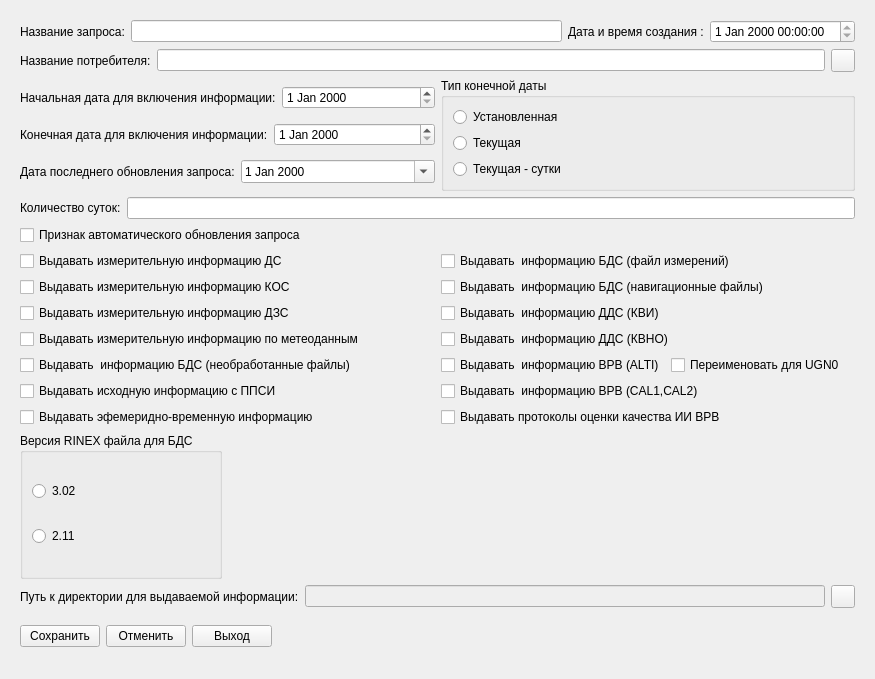
<?xml version="1.0" encoding="UTF-8"?>
<ui version="4.0">
 <class>FUstZapr</class>
 <widget class="QWidget" name="FUstZapr">
  <property name="windowModality">
   <enum>Qt::ApplicationModal</enum>
  </property>
  <property name="geometry">
   <rect>
    <x>0</x>
    <y>0</y>
    <width>875</width>
    <height>679</height>
   </rect>
  </property>
  <property name="windowTitle">
   <string>Редактирование установок запроса</string>
  </property>
  <property name="windowIcon">
   <iconset resource="res.qrc">
    <normaloff>:/res/1/setting_tools.png</normaloff>:/res/1/setting_tools.png</iconset>
  </property>
  <layout class="QGridLayout" name="gridLayout">
   <item row="0" column="0">
    <widget class="QFrame" name="frame">
     <property name="frameShape">
      <enum>QFrame::NoFrame</enum>
     </property>
     <property name="frameShadow">
      <enum>QFrame::Raised</enum>
     </property>
     <layout class="QVBoxLayout" name="verticalLayout_7">
      <item>
       <layout class="QVBoxLayout" name="verticalLayout_5">
        <item>
         <layout class="QHBoxLayout" name="horizontalLayout_11">
          <item>
           <layout class="QHBoxLayout" name="horizontalLayout_2">
            <item>
             <widget class="QLabel" name="label">
              <property name="text">
               <string>Название запроса:</string>
              </property>
             </widget>
            </item>
            <item>
             <widget class="QLineEdit" name="le_naz"/>
            </item>
           </layout>
          </item>
          <item>
           <layout class="QHBoxLayout" name="horizontalLayout_3">
            <item>
             <widget class="QLabel" name="label_2">
              <property name="text">
               <string>Дата и время создания :</string>
              </property>
             </widget>
            </item>
            <item>
             <widget class="QDateTimeEdit" name="dt_dat">
              <property name="readOnly">
               <bool>true</bool>
              </property>
             </widget>
            </item>
           </layout>
          </item>
         </layout>
        </item>
        <item>
         <layout class="QHBoxLayout" name="horizontalLayout_4">
          <item>
           <widget class="QLabel" name="label_3">
            <property name="text">
             <string>Название потребителя:</string>
            </property>
           </widget>
          </item>
          <item>
           <widget class="QLineEdit" name="le_nazpotr">
            <property name="readOnly">
             <bool>true</bool>
            </property>
           </widget>
          </item>
          <item>
           <widget class="QToolButton" name="tbtn_potr">
            <property name="text">
             <string/>
            </property>
            <property name="icon">
             <iconset resource="res.qrc">
              <normaloff>:/res/1/bullet_edit.png</normaloff>:/res/1/bullet_edit.png</iconset>
            </property>
           </widget>
          </item>
         </layout>
        </item>
        <item>
         <layout class="QHBoxLayout" name="horizontalLayout_12">
          <item>
           <layout class="QVBoxLayout" name="verticalLayout_4">
            <item>
             <layout class="QHBoxLayout" name="horizontalLayout_6">
              <item>
               <widget class="QLabel" name="label_5">
                <property name="text">
                 <string>Начальная дата для включения информации:</string>
                </property>
               </widget>
              </item>
              <item>
               <widget class="QDateEdit" name="dt_dtn"/>
              </item>
             </layout>
            </item>
            <item>
             <layout class="QHBoxLayout" name="horizontalLayout_7">
              <item>
               <widget class="QLabel" name="label_6">
                <property name="text">
                 <string>Конечная дата для включения информации:</string>
                </property>
               </widget>
              </item>
              <item>
               <widget class="QDateEdit" name="dt_dtk"/>
              </item>
             </layout>
            </item>
            <item>
             <layout class="QHBoxLayout" name="horizontalLayout_8">
              <item>
               <widget class="QLabel" name="label_7">
                <property name="text">
                 <string>Дата последнего обновления запроса:</string>
                </property>
               </widget>
              </item>
              <item>
               <widget class="QDateEdit" name="dt_dtt">
                <property name="enabled">
                 <bool>true</bool>
                </property>
                <property name="frame">
                 <bool>true</bool>
                </property>
                <property name="keyboardTracking">
                 <bool>true</bool>
                </property>
                <property name="calendarPopup">
                 <bool>true</bool>
                </property>
               </widget>
              </item>
             </layout>
            </item>
           </layout>
          </item>
          <item>
           <widget class="QGroupBox" name="groupBox_2">
            <property name="title">
             <string>Тип конечной даты</string>
            </property>
            <layout class="QVBoxLayout" name="verticalLayout_3">
             <item>
              <widget class="QRadioButton" name="rb_ust">
               <property name="text">
                <string>Установленная</string>
               </property>
              </widget>
             </item>
             <item>
              <widget class="QRadioButton" name="rb_tek">
               <property name="text">
                <string>Текущая</string>
               </property>
              </widget>
             </item>
             <item>
              <widget class="QRadioButton" name="rb_teksut">
               <property name="text">
                <string>Текущая - сутки</string>
               </property>
              </widget>
             </item>
            </layout>
           </widget>
          </item>
         </layout>
        </item>
        <item>
         <layout class="QHBoxLayout" name="horizontalLayout_10">
          <item>
           <widget class="QLabel" name="label_8">
            <property name="text">
             <string>Количество суток:</string>
            </property>
           </widget>
          </item>
          <item>
           <widget class="QLineEdit" name="le_kolsut"/>
          </item>
         </layout>
        </item>
       </layout>
      </item>
      <item>
       <widget class="QCheckBox" name="cb_pravt">
        <property name="text">
         <string>Признак автоматического обновления запроса</string>
        </property>
       </widget>
      </item>
      <item>
       <layout class="QHBoxLayout" name="horizontalLayout_15">
        <item>
         <layout class="QVBoxLayout" name="verticalLayout_2">
          <item>
           <widget class="QCheckBox" name="cb_ds">
            <property name="text">
             <string>Выдавать измерительную информацию ДС</string>
            </property>
           </widget>
          </item>
          <item>
           <widget class="QCheckBox" name="cb_kos">
            <property name="text">
             <string>Выдавать измерительную информацию КОС</string>
            </property>
           </widget>
          </item>
          <item>
           <widget class="QCheckBox" name="cb_dzs">
            <property name="text">
             <string>Выдавать измерительную информацию ДЗС</string>
            </property>
           </widget>
          </item>
          <item>
           <widget class="QCheckBox" name="cb_meteo">
            <property name="text">
             <string>Выдавать измерительную информацию по метеоданным</string>
            </property>
           </widget>
          </item>
          <item>
           <widget class="QCheckBox" name="cb_bds_l">
            <property name="text">
             <string>Выдавать  информацию БДС (необработанные файлы)</string>
            </property>
           </widget>
          </item>
          <item>
           <widget class="QCheckBox" name="cb_ppsi">
            <property name="text">
             <string>Выдавать исходную информацию с ППСИ</string>
            </property>
           </widget>
          </item>
         </layout>
        </item>
        <item>
         <layout class="QVBoxLayout" name="verticalLayout_6">
          <item>
           <widget class="QCheckBox" name="cb_bds_o">
            <property name="text">
             <string>Выдавать  информацию БДС (файл измерений)</string>
            </property>
           </widget>
          </item>
          <item>
           <widget class="QCheckBox" name="cb_bds_n">
            <property name="text">
             <string>Выдавать  информацию БДС (навигационные файлы)</string>
            </property>
           </widget>
          </item>
          <item>
           <widget class="QCheckBox" name="cb_kvi">
            <property name="text">
             <string>Выдавать  информацию ДДС (КВИ)</string>
            </property>
           </widget>
          </item>
          <item>
           <widget class="QCheckBox" name="cb_kvno">
            <property name="text">
             <string>Выдавать  информацию ДДС (КВНО)</string>
            </property>
           </widget>
          </item>
          <item>
           <layout class="QHBoxLayout" name="horizontalLayout_9">
            <item>
             <widget class="QCheckBox" name="cb_alti">
              <property name="text">
               <string>Выдавать  информацию ВРВ (ALTI)</string>
              </property>
             </widget>
            </item>
            <item>
             <widget class="QCheckBox" name="cb_pralti">
              <property name="text">
               <string>Переименовать для UGN0</string>
              </property>
             </widget>
            </item>
           </layout>
          </item>
          <item>
           <widget class="QCheckBox" name="cb_cal">
            <property name="text">
             <string>Выдавать  информацию ВРВ (CAL1,CAL2)</string>
            </property>
           </widget>
          </item>
         </layout>
        </item>
       </layout>
      </item>
      <item>
       <layout class="QHBoxLayout" name="horizontalLayout_14">
        <item>
         <widget class="QCheckBox" name="cb_sp3">
          <property name="text">
           <string>Выдавать эфемеридно-временную информацию</string>
          </property>
         </widget>
        </item>
        <item>
         <widget class="QCheckBox" name="cb_sol">
          <property name="text">
           <string>Выдавать протоколы оценки качества ИИ ВРВ</string>
          </property>
         </widget>
        </item>
       </layout>
      </item>
      <item>
       <layout class="QHBoxLayout" name="horizontalLayout_5">
        <item>
         <widget class="QGroupBox" name="groupBox">
          <property name="minimumSize">
           <size>
            <width>181</width>
            <height>73</height>
           </size>
          </property>
          <property name="title">
           <string>Версия RINEX файла для БДС</string>
          </property>
          <layout class="QVBoxLayout" name="verticalLayout">
           <item>
            <widget class="QRadioButton" name="rb_3">
             <property name="text">
              <string>3.02</string>
             </property>
            </widget>
           </item>
           <item>
            <widget class="QRadioButton" name="rb_2">
             <property name="text">
              <string>2.11</string>
             </property>
            </widget>
           </item>
          </layout>
         </widget>
        </item>
        <item>
         <spacer name="horizontalSpacer_2">
          <property name="orientation">
           <enum>Qt::Horizontal</enum>
          </property>
          <property name="sizeHint" stdset="0">
           <size>
            <width>40</width>
            <height>20</height>
           </size>
          </property>
         </spacer>
        </item>
       </layout>
      </item>
      <item>
       <layout class="QHBoxLayout" name="horizontalLayout">
        <item>
         <widget class="QLabel" name="label_4">
          <property name="text">
           <string>Путь к директории для выдаваемой информации:</string>
          </property>
         </widget>
        </item>
        <item>
         <widget class="QLineEdit" name="le_path">
          <property name="enabled">
           <bool>false</bool>
          </property>
         </widget>
        </item>
        <item>
         <widget class="QToolButton" name="tbtn_path">
          <property name="text">
           <string/>
          </property>
          <property name="icon">
           <iconset resource="res.qrc">
            <normaloff>:/res/1/folder.png</normaloff>:/res/1/folder.png</iconset>
          </property>
         </widget>
        </item>
       </layout>
      </item>
      <item>
       <layout class="QHBoxLayout" name="horizontalLayout_13">
        <item>
         <widget class="QPushButton" name="btnSave">
          <property name="text">
           <string>Сохранить</string>
          </property>
          <property name="icon">
           <iconset resource="res.qrc">
            <normaloff>:/res/OK.png</normaloff>:/res/OK.png</iconset>
          </property>
          <property name="iconSize">
           <size>
            <width>32</width>
            <height>32</height>
           </size>
          </property>
         </widget>
        </item>
        <item>
         <widget class="QPushButton" name="btn_Cancel">
          <property name="text">
           <string>Отменить</string>
          </property>
          <property name="icon">
           <iconset resource="res.qrc">
            <normaloff>:/res/No-entry.png</normaloff>:/res/No-entry.png</iconset>
          </property>
          <property name="iconSize">
           <size>
            <width>32</width>
            <height>32</height>
           </size>
          </property>
         </widget>
        </item>
        <item>
         <widget class="QPushButton" name="btn_Exit">
          <property name="text">
           <string>Выход</string>
          </property>
          <property name="icon">
           <iconset resource="res.qrc">
            <normaloff>:/res/Exit.png</normaloff>:/res/Exit.png</iconset>
          </property>
          <property name="iconSize">
           <size>
            <width>32</width>
            <height>32</height>
           </size>
          </property>
         </widget>
        </item>
        <item>
         <spacer name="horizontalSpacer">
          <property name="orientation">
           <enum>Qt::Horizontal</enum>
          </property>
          <property name="sizeHint" stdset="0">
           <size>
            <width>37</width>
            <height>45</height>
           </size>
          </property>
         </spacer>
        </item>
       </layout>
      </item>
     </layout>
    </widget>
   </item>
  </layout>
 </widget>
 <resources>
  <include location="res.qrc"/>
 </resources>
 <connections/>
</ui>
